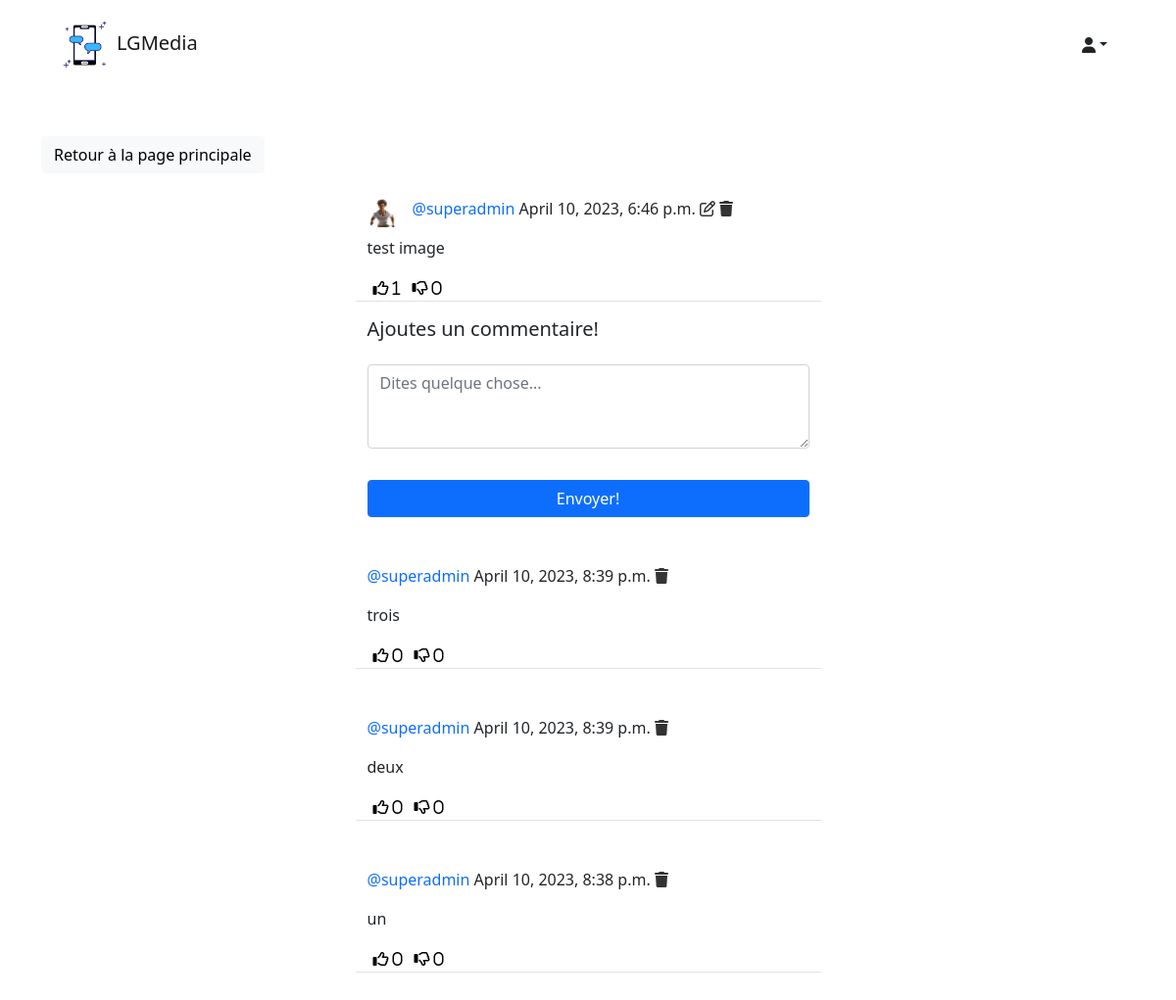
/social/post/13/ (signed in), run on the app's committed database.
### social/models.py (models this page shows)
class Post(models.Model):
    idPost = models.AutoField(primary_key=True)
    contenu = models.TextField()
    image = models.ImageField(upload_to='uploads/post_photos', blank=True, null=True)
    sendingTime = models.DateTimeField(default=timezone.now)
    auteur = models.ForeignKey(User, on_delete=models.CASCADE)
    likes = models.ManyToManyField(User, blank=True, related_name='likes')
    dislikes = models.ManyToManyField(User, blank=True, related_name='dislikes')

class UserProfile(models.Model):
	user = models.OneToOneField(User, primary_key=True, verbose_name='user', related_name='profile', on_delete=models.CASCADE)
	name = models.CharField(max_length=30, blank=True, null=True)
	bio = models.TextField(max_length=500, blank=True, null=True)
	birth_date=models.DateField(null=True, blank=True)
	location = models.CharField(max_length=100, blank=True, null=True)
	picture = models.ImageField(upload_to='uploads/profile_pictures', default='uploads/profile_pictures/default.png', blank=True)
	followers = models.ManyToManyField(User, blank=True, related_name='followers')

class Comment(models.Model):
    comment = models.TextField()
    contenu = models.DateTimeField(default=timezone.now)
    post = models.ForeignKey('Post', on_delete=models.CASCADE)
    auteur = models.ForeignKey(User, on_delete=models.CASCADE)
    sendingTime = models.DateTimeField(default=timezone.now)
    likes = models.ManyToManyField(User, blank=True, related_name='comment_likes')
    dislikes = models.ManyToManyField(User, blank=True, related_name='comment_dislikes')

### social/views.py (the view, shortened to what this page needs)
# urls.py: path('post/<int:pk>/', PostDetailView.as_view(), name='post-detail'),
class PostDetailView(LoginRequiredMixin, View):
    def get(self, request, pk, *args, **kwargs):
        post = Post.objects.get(pk=pk) # SELECT * FROM Post WHERE idPost = pk
        form = CommentForm()
        comments = Comment.objects.filter(post=post).order_by('-sendingTime') #SELECT * FROM Comment ORDER BY sendingTime
        context = {
            'post': post,
            'form': form,
            'comments': comments,
        }
        return render(request, 'social/post_detail.html', context)

### social/forms.py
class CommentForm(forms.ModelForm):
    comment = forms.CharField(
        label='',
        widget=forms.Textarea(
            attrs={'rows': '3',
                   'placeholder': 'Dites quelque chose...'}
        ))
    class Meta:
        model = Comment
        fields = ['comment']

### social/templates/social/post_detail.html (shortened to what this page needs)
{% extends 'landing/base.html' %}
{% load crispy_forms_tags %}
{% block content %}
<div class="container">
    <div class="row mt-5">
        <div class="col-md-3 col-sm-6">
            <a href="{% url 'post-list' %}" class="btn btn-light">Retour à la page principale</a>
        </div>
    </div>
    <div class="row justify-content-center mt-3">
        <div class="col-md-5 col-sm-12 border-bottom">
            <div class="d-flex align-items-center">
                <a href="{% url 'profile' post.auteur.profile.pk %}">
                    <img class="round-circle post-pdp" height="30" width="30" src="{{ post.auteur.profile.picture.url }}" />
                </a>
                <p class="post-text">
                    <a class="text-primary post-link" href="{% url 'profile' post.auteur.profile.pk %}">@{{ post.auteur }}</a>
                    {{ post.sendingTime }}
                    {% if request.user == post.auteur %}
                    <a href="{% url 'post-edit' post.pk %}" style="color: #333;"><i class="far fa-edit"></i></a>
                    <a href="{% url 'post-delete' post.pk %}" style="color: #333;"><i class="fas fa-trash"></i></a>
                    {% endif %}
                </p>
            </div>
            <p>{{ post.contenu }}</p>
            <div class="d-flex flex-row">
                <form method="POST" action="{% url 'like' post.pk %}">
                    <button style="background-color: transparent; border: none; box-shadow: none;" type="submit">
                        <i class="far fa-thumbs-up"> <span>{{ post.likes.all.count }}</span></i>
                    </button>
                </form>
                <form method="POST" action="{% url 'dislike' post.pk %}">
                    <button style="background-color: transparent; border: none; box-shadow: none;" type="submit">
                        <i class="far fa-thumbs-down"> <span>{{ post.dislikes.all.count }}</span></i>
                    </button>
                </form>
            </div>
        </div>
    </div>
    <div class="row justify-content-center mt-3">
        <div class="col-md-5 col-sm-12">
            <h5>Ajoutes un commentaire!</h5>
        </div>
    </div>
    <div class="row justify-content-center mt-3 mb-5">
        <div class="col-md-5 col-sm-12">
            <form method="POST">
                {{ form | crispy }}
                <div class="d-grid gap-2">
                    <button class="btn btn-primary mt-3">Envoyer!</button>
                </div>
            </form>
        </div>
    </div>
    {% for comment in comments %}
    <div class="row justify-content-center mt-3 mb-5">
        <div class="col-md-5 col-sm-12 border-bottom">
            <p>
                <a href="" class="text-primary post-link">@{{ comment.auteur }}</a> {{ comment.sendingTime }}
                {% if request.user == comment.auteur %}
                <a href="{% url 'comment-delete' post.pk comment.pk %}" style="color: #333;"><i class="fas fa-trash"></i></a>
                {% endif %}
            </p>
            <p>{{ comment.comment }}</p>
            <div class="d-flex flex-row">
                <form method="POST" action="{% url 'comment-like' post.pk comment.pk %}">
                    <button style="background-color: transparent; border: none; box-shadow: none;" type="submit">
                        <i class="far fa-thumbs-up"> <span>{{ comment.likes.all.count }}</span></i>
                    </button>
                </form>
                <form method="POST" action="{% url 'comment-dislike' post.pk comment.pk %}">
                    <button style="background-color: transparent; border: none; box-shadow: none;" type="submit">
                        <i class="far fa-thumbs-down"> <span>{{ comment.dislikes.all.count }}</span></i>
                    </button>
                </form>
            </div>
        </div>
    </div>
    {% endfor %}
</div>
{% endblock content %}

### static/style.css (style rules this page uses)
.post-pdp { float: left; margin-right: 1rem; }
.post-link { text-decoration: none; }
.post-text { padding-top: 0.5rem; }

### data on the page
Post: auteur.profile.picture (picture), auteur "superadmin", sendingTime "April 10, 2023, 6:46 p.m.", contenu "test image", likes.all.count "1", dislikes.all.count "0"
Comment: auteur "superadmin", sendingTime "April 10, 2023, 8:39 p.m.", comment "trois", likes.all.count "0", dislikes.all.count "0"
Comment: auteur "superadmin", sendingTime "April 10, 2023, 8:39 p.m.", comment "deux", likes.all.count "0", dislikes.all.count "0"
Comment: auteur "superadmin", sendingTime "April 10, 2023, 8:38 p.m.", comment "un", likes.all.count "0", dislikes.all.count "0"
